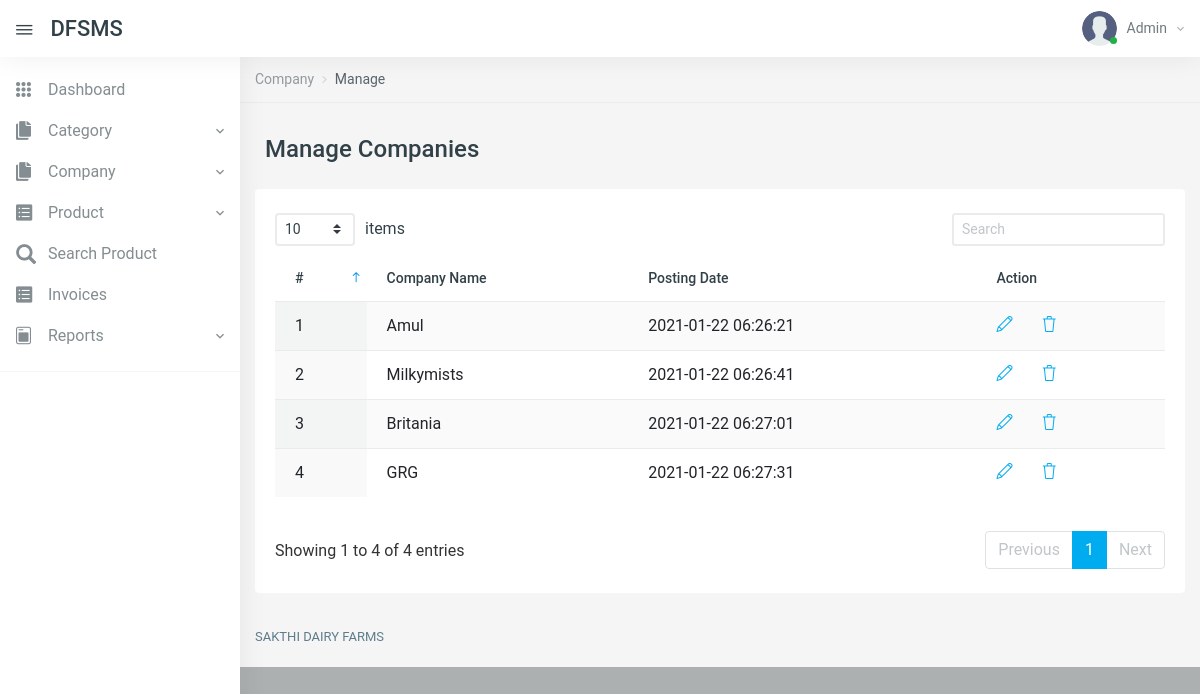
The app's page /manage-companies.php (signed in) with its own data.
### tables this page shows
CREATE TABLE IF NOT EXISTS `tblcompany` (
  `id` int(11) NOT NULL AUTO_INCREMENT,
  `CompanyName` varchar(150) DEFAULT NULL,
  `PostingDate` timestamp NULL DEFAULT CURRENT_TIMESTAMP,
  PRIMARY KEY (`id`)
);

### manage-companies.php (the view, shortened to what this page needs)
<?php
include('includes/config.php');
if (strlen($_SESSION['aid']==0)) {
  header('location:logout.php');
  } else{
?>
<!DOCTYPE html>
<html lang="en">
<head>
    <link href="vendors/datatables.net-dt/css/jquery.dataTables.min.css" rel="stylesheet" type="text/css" />
    <link href="vendors/datatables.net-responsive-dt/css/responsive.dataTables.min.css" rel="stylesheet" type="text/css" />
    <link href="vendors/jquery-toggles/css/toggles.css" rel="stylesheet" type="text/css">
    <link href="vendors/jquery-toggles/css/themes/toggles-light.css" rel="stylesheet" type="text/css">
    <link href="dist/css/style.css" rel="stylesheet" type="text/css">
</head>
<body>
	<div class="hk-wrapper hk-vertical-nav">
<?php include_once('includes/navbar.php');
include_once('includes/sidebar.php');
?>
        <div class="hk-pg-wrapper">
            <nav class="hk-breadcrumb" aria-label="breadcrumb">
                <ol class="breadcrumb breadcrumb-light bg-transparent">
<li class="breadcrumb-item"><a href="#">Company</a></li>
<li class="breadcrumb-item active" aria-current="page">Manage</li>
                </ol>
            </nav>
            <div class="container">
<div class="hk-pg-header">
 <h4 class="hk-pg-title"><span class="pg-title-icon"><span class="feather-icon"><i data-feather="database"></i></span></span>Manage Companies</h4>
                </div>
                <div class="row">
                    <div class="col-xl-12">
                        <section class="hk-sec-wrapper">
                            <div class="row">
                                <div class="col-sm">
                                    <div class="table-wrap">
                                        <table id="datable_1" class="table table-hover w-100 display pb-30">
                                            <thead>
                                                <tr>
                                                    <th>#</th>
                                                    <th>Company Name</th>
                                                    <th>Posting Date</th>
                                                    <th>Action</th>
                                                </tr>
                                            </thead>
                                            <tbody>
<?php
$rno=mt_rand(10000,99999);
$query=mysqli_query($con,"select * from tblcompany");
$cnt=1;
while($row=mysqli_fetch_array($query))
{
?>
<tr>
<td><?php echo $cnt;?></td>
<td><?php echo $row['CompanyName'];?></td>
<td><?php echo $row['PostingDate'];?></td>
<td>
<a href="edit-company.php?compid=<?php echo base64_encode($row['id'].$rno);?>" class="mr-25" data-toggle="tooltip" data-original-title="Edit"> <i class="icon-pencil"></i></a>
<a href="manage-companies.php?del=<?php echo base64_encode($row['id'].$rno);?>" data-toggle="tooltip" data-original-title="Delete" onclick="return confirm('Do you really want to delete?');"> <i class="icon-trash txt-danger"></i> </a>
</td>
</tr>
<?php
$cnt++;
} ?>
                                            </tbody>
                                        </table>
                                    </div>
                                </div>
                            </div>
                        </section>
                    </div>
                </div>
            </div>
<?php include_once('includes/footer.php');?>
        </div>
    </div>
</body>
</html>
<?php } ?>

### includes/navbar.php (shortened to what this page needs)
     <nav class="navbar navbar-expand-xl navbar-light fixed-top hk-navbar">
            <a id="navbar_toggle_btn" class="navbar-toggle-btn nav-link-hover" href="javascript:void(0);"><i class="ion ion-ios-menu"></i></a>
            <a class="navbar-brand" href="dashboard.php">DFSMS
            </a>
            <ul class="navbar-nav hk-navbar-content">
                <li class="nav-item dropdown dropdown-authentication">
                    <a class="nav-link dropdown-toggle no-caret" href="#" role="button" data-toggle="dropdown" aria-haspopup="true" aria-expanded="false">
                        <div class="media">
                            <div class="media-img-wrap">
                                <div class="avatar">
                                    <img src="dist/img/user.png" alt="user" class="avatar-img rounded-circle">
                                </div>
                                <span class="badge badge-success badge-indicator"></span>
                            </div>
<?php
$adminid=$_SESSION['aid'];
$query=mysqli_query($con,"select AdminName from tbladmin where id='$adminid'");
$row=mysqli_fetch_array($query);
?>
                            <div class="media-body">
                                <span><?php echo $row['AdminName'];?><i class="zmdi zmdi-chevron-down"></i></span>
                            </div>
                        </div>
                    </a>
                </li>
            </ul>
        </nav>

### records on screen
tblcompany: CompanyName "Amul", PostingDate "2021-01-22 06:26:21"
tblcompany: CompanyName "Milkymists", PostingDate "2021-01-22 06:26:41"
tblcompany: CompanyName "Britania", PostingDate "2021-01-22 06:27:01"
tblcompany: CompanyName "GRG", PostingDate "2021-01-22 06:27:31"

### other values on screen
$row['AdminName'] "Admin"
